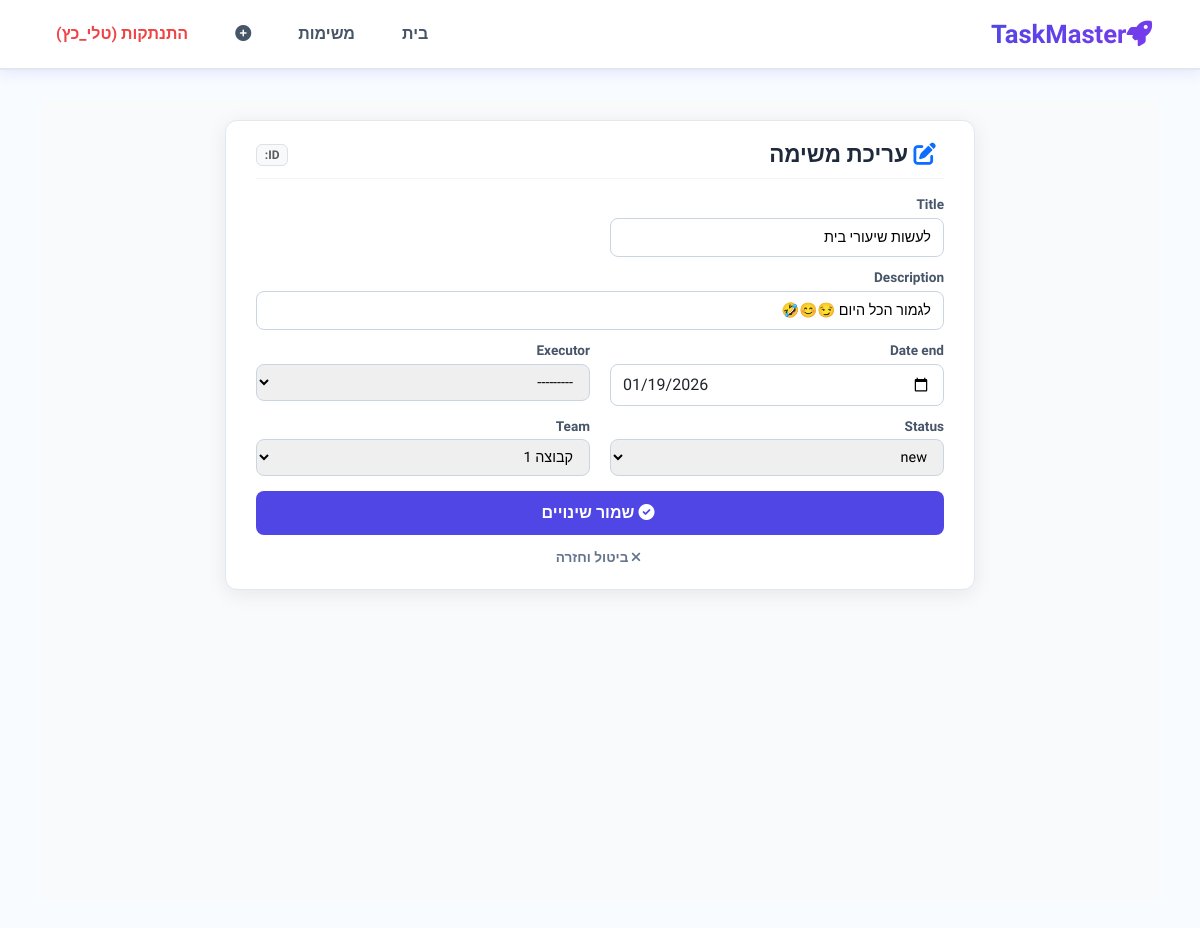
The app's page /tasks/41/ (signed in) with its own data.
### DjangoApp/models.py (models this page shows)
class Task(models.Model):
    id = models.AutoField(primary_key=True)
    title = models.CharField(max_length=100)
    description = models.CharField(max_length=100)
    date_end =  models.DateTimeField()
    Executor =  models.ForeignKey(Person, on_delete=models.CASCADE, null=True, blank=True)
    status = models.CharField(
        max_length=100,
        choices=[(status.value , status.name) for status in status],
        default=status.new.value
    )
    team = models.ForeignKey(Team , on_delete=models.CASCADE)

### DjangoApp/views.py (the view)
# urls.py: path('tasks/<int:task_id>/', views.edit_task, name='editTask'),
@login_required
def edit_task(request, task_id):
    task = get_object_or_404(Task, pk=task_id)
    if task.Executor:
        messages.error(request, "לא ניתן לערוך משימה ששויכה לעובד.")
        return redirect('tasks')
    if request.method == "POST":
        form = TaskForm(request.POST, instance=task)
        if form.is_valid():
            form.save()
            return redirect('tasks')
    else:
        form = TaskForm(instance=task)
    return render(request, 'editTask.html', {'form': form, 'task': task})

### DjangoApp/forms.py
class TaskForm(forms.ModelForm):
    class Meta:
        model = Task
        fields = ['title', 'description', 'date_end', 'Executor', 'status', 'team']
        widgets = {
            'date_end': forms.DateInput(
                attrs={'type': 'date', 'class': 'form-control'}
            )}
    def __init__(self, *args, **kwargs):
        team = kwargs.pop('team', None)
        super(TaskForm, self).__init__(*args, **kwargs)
        if team:
            self.fields['team'].initial = team

### DjangoApp/models.py (called while the page is built)
    def __str__(self):
        return f' {self.title}'

    def __str__(self):
        return f' {self.user.username} ({self.role})'

### templates/editTask.html (shortened to what this page needs)
{% extends 'base.html' %}
{% load static %}
{% block content %}
<link rel="stylesheet" href="https://cdnjs.cloudflare.com/ajax/libs/font-awesome/6.0.0/css/all.min.css">
<div class="main-wrapper">
    <div class="form-card">
        <div class="form-header">
            <h1><i class="fas fa-edit text-primary me-2"></i> עריכת משימה</h1>
            <span class="badge bg-light text-muted border">ID: {{ task_id }}</span>
        </div>
        <form method="POST">
            <div class="form-grid">
                {% for field in form %}
                    <div class="form-group {% if field.name == 'description' %}full-width{% endif %}">
                        <label for="{{ field.id_for_label }}">{{ field.label }}</label>
                        {{ field }}
                    </div>
                {% endfor %}
            </div>
            <button type="submit" class="btn-save">
                <i class="fas fa-check-circle me-1"></i> שמור שינויים
            </button>
        </form>
        <div class="text-center">
            <a href="{% url 'tasks' %}" class="btn-cancel">
                <i class="fas fa-times me-1"></i> ביטול וחזרה
            </a>
        </div>
    </div>
</div>
{% endblock %}

### templates/Base.html (shortened to what this page needs)
{% load static %}
<!DOCTYPE html>
<html lang="he" dir="rtl">
<head>
    <link rel="stylesheet" href="https://cdnjs.cloudflare.com/ajax/libs/font-awesome/6.0.0/css/all.min.css">
    <link href="https://cdn.jsdelivr.net/npm/bootstrap@5.3.0/dist/css/bootstrap.min.css" rel="stylesheet">
</head>
<body>
    <nav class="navbar-custom">
        <a href="{% url 'home' %}" class="nav-logo">
            <i class="fas fa-rocket me-2"></i>TaskMaster
        </a>
        <ul class="nav-links-list">
            <li><a href="{% url 'home' %}">בית</a></li>
            {% if user.is_authenticated %}
                <li><a href="{% url 'tasks' %}">משימות</a></li>
                {% if user.person.role == 'admin' %}
                    <li><a href="{% url 'addTask' %}" title="הוספת משימה"><i class="fas fa-plus-circle"></i></a></li>
                {% endif %}
                <li><a href="{% url 'logout' %}" style="color: #ef4444;">התנתקות ({{ user.username }})</a></li>
            {% else %}
                <li><a href="{% url 'login' %}">כניסה</a></li>
                <li><a href="{% url 'register' %}" class="btn-nav-special">הרשמה</a></li>
            {% endif %}
        </ul>
    </nav>
    <main class="main-content">
        <div class="full-width-content">
            {% block content %}
            {% endblock %}
        </div>
    </main>
</body>
</html>

### templates/Base.html (style rules this page uses)
:root { --bg-main: #f8fbff; --primary-grad: linear-gradient(135deg, #4f46e5 0%, #7c3aed 100%); --text-dark: #1e293b; --shadow-color: rgba(79, 70, 229, 0.1); }
body { background-color: var(--bg-main); font-family: 'Assistant', sans-serif; min-height: 100vh; margin: 0; overflow-x: hidden; }
.navbar-custom { background: rgba(255, 255, 255, 0.95); backdrop-filter: blur(10px); width: 100%; padding: 15px 40px; border-bottom: 2px solid #e2e8f0; box-shadow: 0 4px 12px var(--shadow-color); display: flex; justify-content: space-between; align-items: center; position: sticky; top: 0; z-index: 1000; }
.nav-logo { font-size: 1.6rem; font-weight: 900; text-decoration: none; background: var(--primary-grad); -webkit-background-clip: text; -webkit-text-fill-color: transparent; }
.nav-links-list { list-style: none; display: flex; gap: 15px; margin: 0; padding: 0; align-items: center; }
.nav-links-list a { text-decoration: none; color: #475569; font-weight: 700; padding: 8px 16px; border-radius: 10px; transition: 0.3s; }
.main-content { width: 100%; padding: 30px 40px; margin: 0; }
.full-width-content { background: transparent; width: 100%; }

### templates/editTask.html (style rules this page uses)
.main-wrapper { width: 100%; max-width: 100% !important; padding: 20px; background-color: #f8fafc; min-height: 100vh; display: flex; flex-direction: column; align-items: center; }
.form-card { background: white; padding: 20px 30px; border-radius: 12px; box-shadow: 0 4px 20px rgba(0, 0, 0, 0.08); width: 100%; max-width: 750px; border: 1px solid #e2e8f0; }
.form-header { margin-bottom: 15px; border-bottom: 1px solid #f1f5f9; padding-bottom: 10px; display: flex; justify-content: space-between; align-items: center; }
.form-header h1 { font-weight: 800; color: #1e293b; font-size: 1.4rem; margin: 0; }
.form-grid { display: grid; grid-template-columns: repeat(auto-fit, minmax(300px, 1fr)); gap: 10px 20px; }
.form-group label { font-weight: 700; color: #475569; margin-bottom: 3px; font-size: 0.85rem; display: block; }
input, select, textarea { width: 100%; padding: 8px 12px !important; border: 1px solid #cbd5e1 !important; border-radius: 8px !important; font-size: 0.9rem; transition: 0.2s; }
.full-width { grid-column: 1 / -1; }
.btn-save { background: #4f46e5; color: white; border: none; padding: 10px 25px; border-radius: 8px; font-weight: 700; width: 100%; margin-top: 15px; cursor: pointer; transition: 0.2s; }
.btn-cancel { display: inline-block; margin-top: 12px; color: #64748b; text-decoration: none; font-size: 0.85rem; font-weight: 600; }

### records on screen
Task: form "לעשות שיעורי בית" "לגמור הכל היום 😏😊🤣" "01/19/2026" "---------" "new" "קבוצה 1"

### other values on screen
{{ user.username }} "טלי_כץ"
{{ field.label }} "Title" "Description" "Date end" "Executor" "Status" "Team"
